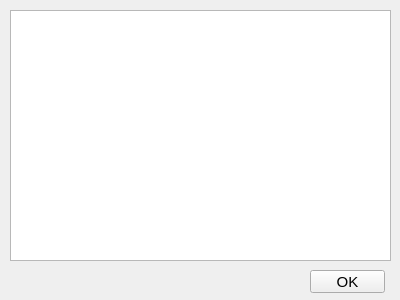
<?xml version="1.0" encoding="UTF-8"?>
<ui version="4.0">
 <class>Form</class>
 <widget class="QWidget" name="Form">
  <property name="geometry">
   <rect>
    <x>0</x>
    <y>0</y>
    <width>400</width>
    <height>300</height>
   </rect>
  </property>
  <property name="font">
   <font>
    <pointsize>11</pointsize>
   </font>
  </property>
  <property name="windowTitle">
   <string>Introduce</string>
  </property>
  <property name="windowIcon">
   <iconset resource="../../value.qrc">
    <normaloff>:/picture/image/Anime.png</normaloff>:/picture/image/Anime.png</iconset>
  </property>
  <widget class="QPushButton" name="pushButton">
   <property name="geometry">
    <rect>
     <x>310</x>
     <y>270</y>
     <width>75</width>
     <height>23</height>
    </rect>
   </property>
   <property name="font">
    <font>
     <pointsize>11</pointsize>
     <weight>50</weight>
     <bold>false</bold>
    </font>
   </property>
   <property name="text">
    <string>OK</string>
   </property>
  </widget>
  <widget class="QPlainTextEdit" name="plainTextEdit">
   <property name="geometry">
    <rect>
     <x>10</x>
     <y>10</y>
     <width>381</width>
     <height>251</height>
    </rect>
   </property>
  </widget>
 </widget>
 <resources>
  <include location="../../value.qrc"/>
 </resources>
 <connections/>
</ui>
